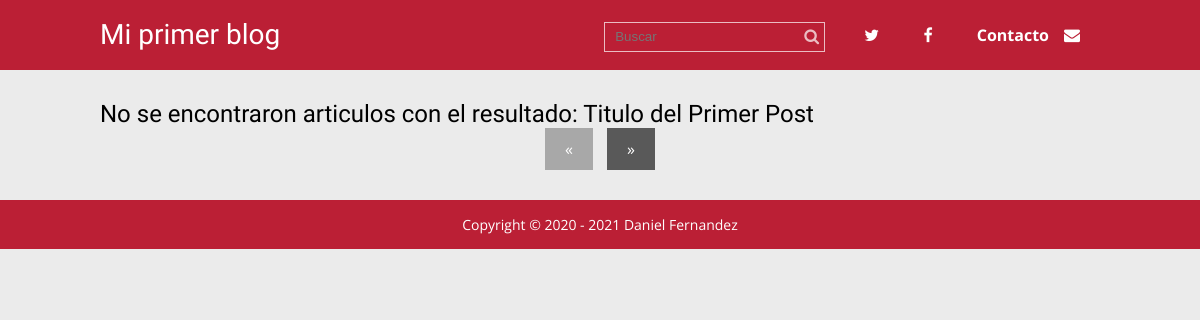
Before: /buscar.php?busqueda=Titulo del Primer Post with the older database file.
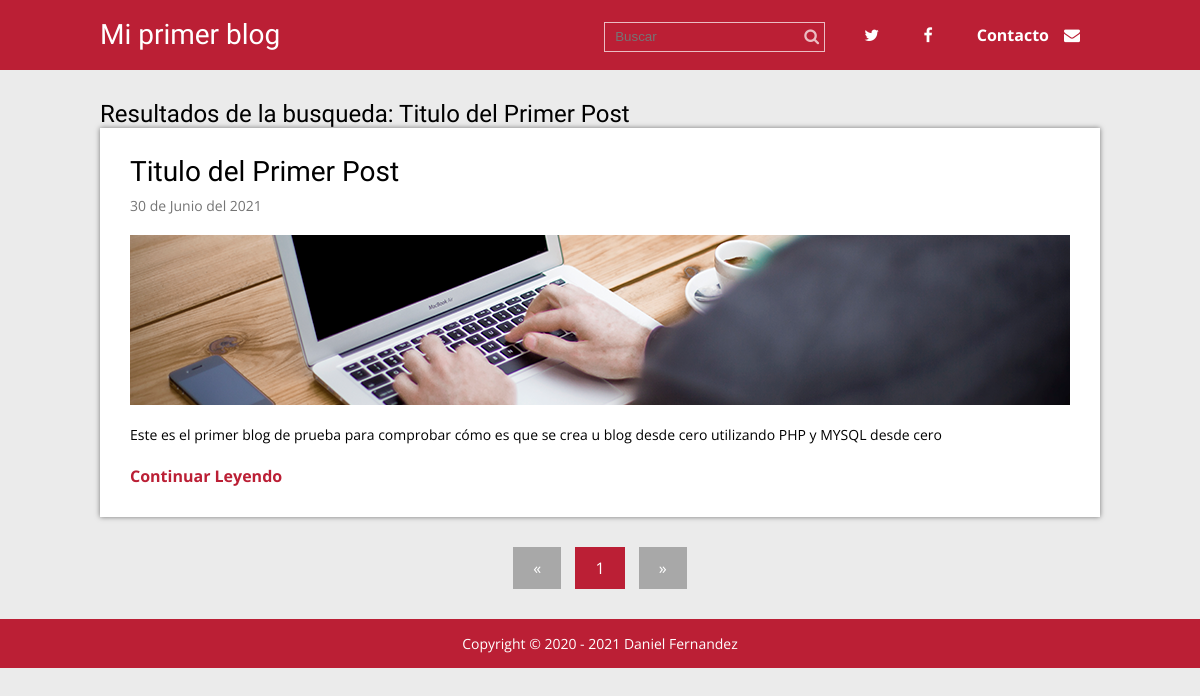
After: the same page with the newer database file.
### tables this page shows
CREATE TABLE `articulos` (
  `id` int(11) NOT NULL,
  `titulo` varchar(200) NOT NULL,
  `extracto` varchar(200) NOT NULL,
  `fecha` timestamp NOT NULL DEFAULT current_timestamp(),
  `texto` text NOT NULL,
  `thumb` varchar(50) NOT NULL
);

### buscar.php (called while the page is built, shortened)
<?php
require 'admin/config.php';
require 'functions.php';
$conexion = conexion($bd_config);
if($_SERVER['REQUEST_METHOD'] == 'GET' && !empty($_GET['busqueda'])) {
    $busqueda = limpiarDatos($_GET['busqueda']);
    $statement = $conexion->prepare(
        "SELECT * FROM articulos WHERE titulo LIKE :busqueda or texto Like :busqueda"
    );
    $statement->execute(array(':busqueda' => "%$busqueda%"));
    $resultados = $statement->fetchAll();
    if (empty($resultados)) {
        $titulo = 'No se encontraron articulos con el resultado: ' . $busqueda;
    } else {
        $titulo = 'Resultados de la busqueda: ' . $busqueda;
    }
} else {
    header('Location:' . RUTA . '/index.php');
}
require 'views/buscar.view.php';
?>

### functions.php (called while the page is built, shortened)
<?php
function limpiarDatos($datos){
    $datos = trim($datos);
    $datos = stripslashes($datos);
    $datos = htmlspecialchars($datos);
    return $datos;
}
function pagina_actual(){
    return isset($_GET['p']) ? (int)$_GET['p'] : 1;
}
function numero_paginas($post_por_pagina, $conexion){
    $total_post = $conexion->prepare('SELECT FOUND_ROWS() as total');
    $total_post->execute();
    $total_post = $total_post->fetch()['total'];
    $numero_paginas = ceil($total_post / $post_por_pagina);
    return $numero_paginas;
}
function fecha($fecha){
    $timestamp = strtotime($fecha);
    $meses = ['Enero', 'Febrero', 'Marzo', 'Abril', 'Mayo', 'Junio', 'Julio', 'Agosto', 'Septiembre', 'Octubre', 'Noviembre', 'Diciembre'];
    $dia = date('d', $timestamp);
    $mes = date('m', $timestamp) -1;
    $year = date('Y', $timestamp);
    $fecha = "$dia de " . $meses[$mes] . " del $year";
    return $fecha;
}
?>

### admin/config.php (called while the page is built, shortened)
<?php
$blog_config = array(
    'post_por_pagina'=> '2',
    'carpeta_imagenes' => 'imagenes/'
);
?>

### views/buscar.view.php (the view)
<?php require 'header.php' ?>
<div class="contenedor">
    <h2><?php echo $titulo; ?></h2>
    <?php foreach($resultados as $post): ?>
        <div class="post">
            <article>
                <h2 class="titulo"><a href="single.php?id=<?php echo $post['id']; ?>"><?php echo $post['titulo']; ?></a></h2>
                <p class="fecha"><?php echo fecha($post['fecha']); ?></p>
                <div class="thumb">
                    <a href="single.php?id=<?php echo $post['id']; ?>">
                        <img src="<?php echo RUTA; ?>/imagenes/<?php echo $post['thumb']; ?>" alt="">
                    </a>
                </div>
                <p class="extracto"><?php echo $post['extracto']; ?></p>
                <a href="single.php?id=<?php echo $post['id']; ?>" class="continuar">Continuar Leyendo</a>
            </article>
        </div>
    <?php endforeach; ?>
    <?php require 'paginacion.php'; ?>
</div>
<?php require 'footer.php'; ?>

### paginacion.php
<?php $numero_paginas = numero_paginas($blog_config['post_por_pagina'], $conexion); ?>
<section class="paginacion">
    <ul>
        <?php if (pagina_actual() === 1): ?>
            <li class="disabled">&laquo;</li>
        <?php else: ?>
            <li><a href="index.php?p=<?php echo pagina_actual() - 1 ?>">&laquo;</a></li>
        <?php endif; ?>
        <?php for ($i = 1; $i <= $numero_paginas; $i++): ?>
            <?php if (pagina_actual() === $i): ?>
                <li class="active">
                    <?php echo $i; ?>
                </li>
            <?php else: ?>
                <li><a href="index.php?p=<?php echo $i?>"><?php echo $i; ?></a></li>
            <?php endif; ?>
        <?php endfor; ?>
        <?php if (pagina_actual() == $numero_paginas): ?>
            <li class="disabled">&raquo;</li>
        <?php else: ?>
            <li><a href="index.php?p=<?php echo pagina_actual() + 1; ?>">&raquo;</a></li>
        <?php endif; ?>
    </ul>
</section>

Changed rows visible on the page:
added articulos: titulo "Titulo del Primer Post", fecha "30 de Junio del 2021", thumb (picture), extracto "Este es el primer blog de prueba para comprobar cómo es que se crea u blog desde cero utilizando PHP y MYSQL desde cero"
Other visible differences:
$titulo: "No se encontraron articulos con el resultado: Titulo del Primer Post" → "Resultados de la busqueda: Titulo del Primer Post"
new list line: "1"
